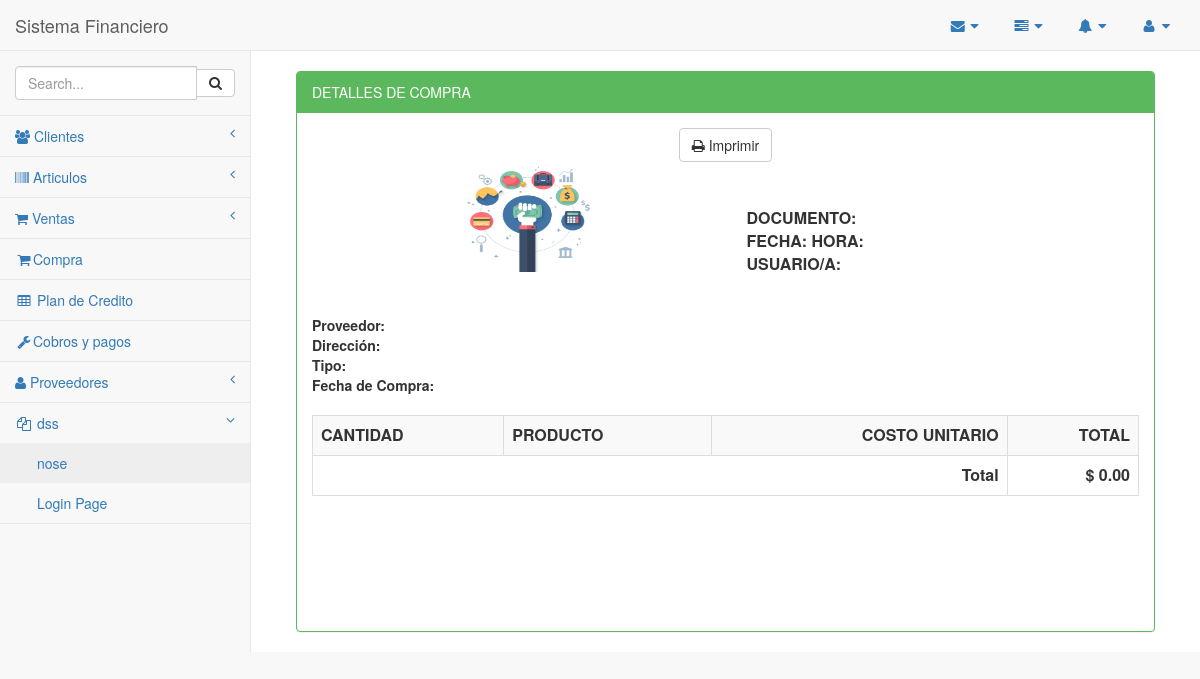
The app's page /compra/pro_contado.php, older data.
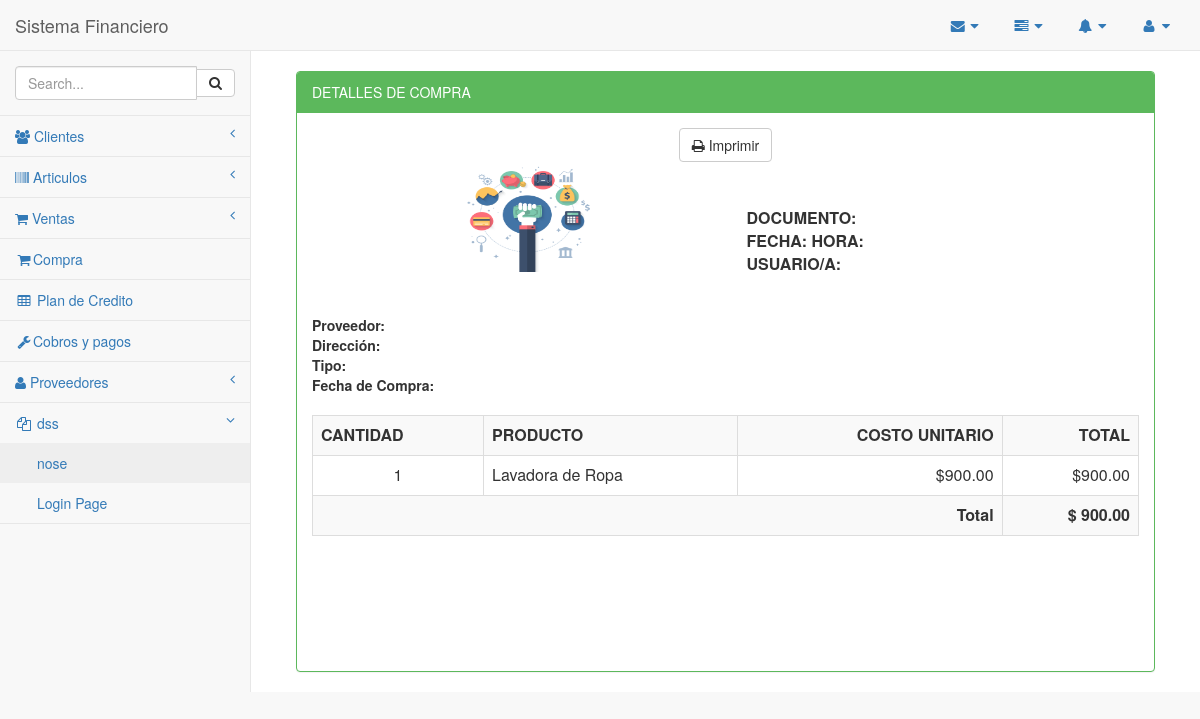
The same page, newer data.
### tables this page shows
CREATE TABLE `compra_tmp` (
  `id` int(10) NOT NULL,
  `id_articulo` int(10) DEFAULT NULL,
  `cant` int(10) DEFAULT NULL
);

CREATE TABLE `articulos` (
  `idarticulos` int(11) NOT NULL,
  `codigo` varchar(45) DEFAULT NULL,
  `nombre` varchar(45) DEFAULT NULL,
  `cantidad` int(11) DEFAULT NULL,
  `valor` float DEFAULT NULL,
  `marca` varchar(45) DEFAULT NULL,
  `estado` varchar(45) DEFAULT NULL,
  `unidad` int(11) DEFAULT NULL,
  `idproveedor` int(10) DEFAULT NULL,
  `idcategoria` int(10) DEFAULT NULL
);

### funciones.php (called while the page is built, shortened)
<?php
function formato($valor){
		return number_format($valor,2,".",",");
	}
        ?>

### compra/pro_contado.php (the view, shortened to what this page needs)
<?php
include_once '../conexion/php_conexion.php';
include_once '../funciones.php';
 include_once '../Plantilla/encabezado.php';
  include_once '../Plantilla/menuLateral.php';
        $pa=mysqli_query($conexion,"SELECT MAX(factura)as maximo FROM factura");
        if($row=mysqli_fetch_array($pa)){
            if($row['maximo']==NULL){
                $factura='10011011';
            }else{
                $factura=$row['maximo']+1;
            }
        }
?>
        <div id="page-wrapper">
            <div class="container-fluid">
            <div class="row">
                <div class="col-md-12">
                    <br/>
                  <div class="panel panel-green">
                        <div class="panel-heading">
                             DETALLES DE COMPRA
                        </div>
                        <div class="table-responsive">
                        <div class="panel-body">
                        <center><button onclick="imprimir();" class="btn btn-default"><i class=" fa fa-print "></i> Imprimir</button></center>
                        <div id="imprimeme">
                        <table width="100%">
                            <tr>
                                <td>
                                    <center>
                                        <img src="../Imagenes/finanzas.png" width="130" height="110"><br>
                                    <strong><?php  ?></strong><br>
                                    </center>
                                </td>
                                <td><br>
                                    <strong>DOCUMENTO: </strong><?php  ?><br>
                                    <strong>FECHA: </strong><?php  ?>
                                    <strong>HORA: </strong><?php  ?><br>
                                    <strong>USUARIO/A: </strong><?php  ?>
                                </td>
                            </tr>
                        </table><br>
                            <strong>Proveedor: </strong><?php  ?><br>
                            <strong>Dirección: </strong><?php  ?><br>
                            <strong>Tipo: </strong><?php  ?><br>
                            <strong>Fecha de Compra: </strong><br><br>
                          <table class="table table-striped table-bordered table-hover" width="100%" rules="all"  border="1">
                                            <tr>
                                                <td><strong>CANTIDAD</strong></td>
                                                <td><strong>PRODUCTO</strong></td>
                                                <td><div align="right"><strong>COSTO UNITARIO</strong></div></td>
                                                <td><div align="right"><strong>TOTAL</strong></div></td>
                                            </tr>
                                            <?php
                                                $neto=0;
                                                $neto_full=0;
                                                $pa=mysqli_query($conexion,"SELECT * FROM compra_tmp, articulos
                                                WHERE  compra_tmp.id_articulo=articulos.idarticulos");
                                                while($row=mysqli_fetch_array($pa)){
                                                    $cantidad=$row['cant'];
                                                    $codigo=$row['id_articulo'];
                                                    $cod=$row['codigo'];
                                                        $new=$row['valor'];
                                                    $importe=$row['cant']*$new;
                                                    $neto=$neto+$importe;
                                                    $importe_dos=$row['cant']*$new;
                                                    $neto_full=$neto_full+$importe_dos;
                                                     mysqli_query($conexion,"INSERT INTO factura (factura,valor,fecha) VALUE ('$factura','$neto','$fecha')");
                                                    $consultaAr=mysqli_query($conexion,"SELECT * FROM articulos WHERE idarticulos=".$row['id_articulo']."");
                                                    while($row=mysqli_fetch_array($consultaAr)){
                                                    $p_nombre=$row['nombre'];
                                                    }
                                                    $detalle_sql="INSERT INTO detalle_compra (factura,articulo,codigo, cantidad, valor, importe, tipo, fecha)
                                                                                  VALUES ('$factura','$codigo','$cod','$cantidad','$new','$importe_dos','COMPRA', '$fecha')";
                                                    mysqli_query($conexion,$detalle_sql);
                                                    $pwa=mysqli_query($conexion,"SELECT stock FROM inventario WHERE id_articulos='$codigo'");
                                                    if($roww=mysqli_fetch_array($pwa)){
                                                        $new_cant=$roww['stock']+$cantidad;
                                                        mysqli_query($conexion,"UPDATE inventario SET stock='$new_cant' WHERE id_articulos='$codigo'");
                                                    }
                                                    $detalle_sql="INSERT INTO kardex (factura, tipo, id_articulos, cantidad, costok, importe, stockk, fecha)
                                                                          VALUES ('$factura','COMPRA','$codigo','$cantidad','$new','$importe_dos','$new_cant','$fecha')";
                                                    mysqli_query($conexion,$detalle_sql);
                                            ?>
                                            <tr>
                                                <td align="center"><?php echo $cantidad; ?></td>
                                                <td><?php echo $p_nombre;  ?></td>
                                                <td><div align="right">$<?php echo formato($new); ?></div></td>
                                                <td><div align="right">$<?php echo formato($importe_dos); ?></div></td>
                                            </tr>
                                            <?php } ?>
                                            <tr>
                                              <td colspan="3"><div align="right"><strong>Total</strong></div></td>
                                              <td><div align="right"><strong>$ <?php echo formato($neto_full); ?></strong></div></td>
                                            </tr>
                                        </table>
                                        <div class="col-md-12">
                                         <br>
                                        <center>
                                            <?php  ?><br>
                                            <?php  ?><br>
                                            <?php  ?><br>
                                            <?php  ?><br>
                                        </center>
                 </div>
                        </div>
                    </div>
                    </div>
                </div>
            </div>
            </div>
        </div>
<?php
include_once '../Plantilla/inferior.php';
?>

### Plantilla/encabezado.php (shortened to what this page needs)
    <link href="../vendor/bootstrap/css/bootstrap.min.css" rel="stylesheet">
    <link href="../vendor/metisMenu/metisMenu.min.css" rel="stylesheet">
    <link href="../dist/css/sb-admin-2.css" rel="stylesheet">
    <link href="../vendor/font-awesome/css/font-awesome.min.css" rel="stylesheet" type="text/css">
<body>
    <div id="wrapper">
        <nav class="navbar navbar-default navbar-static-top" role="navigation" style="margin-bottom: 0">
            <div class="navbar-header">
                <a class="navbar-brand" href="../Inicio/index.php">Sistema Financiero</a>
            </div>
            <ul class="nav navbar-top-links navbar-right">
                <li class="dropdown">
                    <a class="dropdown-toggle" data-toggle="dropdown" href="#">
                        <i class="fa fa-envelope fa-fw"></i> <i class="fa fa-caret-down"></i>
                    </a>
                </li>
                <li class="dropdown">
                    <a class="dropdown-toggle" data-toggle="dropdown" href="#">
                        <i class="fa fa-tasks fa-fw"></i> <i class="fa fa-caret-down"></i>
                    </a>
                </li>
                <li class="dropdown">
                    <a class="dropdown-toggle" data-toggle="dropdown" href="#">
                        <i class="fa fa-bell fa-fw"></i> <i class="fa fa-caret-down"></i>
                    </a>
                </li>
                <li class="dropdown">
                    <a class="dropdown-toggle" data-toggle="dropdown" href="#">
                        <i class="fa fa-user fa-fw"></i> <i class="fa fa-caret-down"></i>
                    </a>
                </li>
            </ul>

### Plantilla/menuLateral.php (shortened to what this page needs)
<div class="navbar-default sidebar" role="navigation">
               <div class="sidebar-nav navbar-collapse">
                   <ul class="nav" id="side-menu">
                       <li class="sidebar-search">
                           <div class="input-group custom-search-form">
                               <input type="text" class="form-control" placeholder="Search...">
                               <span class="input-group-btn">
                                   <button class="btn btn-default" type="button">
                                       <i class="fa fa-search"></i>
                                   </button>
                               </span>
                           </div>
                       </li>
                       <li>
                           <a href="#"><i class="fa fa-users"></i> Clientes<span class="fa arrow"></span></a>
                       </li>
                       <li>
                           <a href="#"><i class="fa fa-barcode"></i> Articulos<span class="fa arrow"></span></a>
                       </li>
                       <li>
                           <a href="#"><i class="fa fa-shopping-cart "></i> Ventas<span class="fa arrow"></span></a>
                       </li>
                       <li>
                           <a href="../compra/compra.php"><i class="fa fa-shopping-cart fa-fw"></i>Compra</a>
                       </li>
                       <li>
                           <a href="../Inventario/PlanPago.php"><i class="fa fa-table fa-fw"></i> Plan de Credito</a>
                       </li>
                       <li>
                           <a href="../cxc/cobros.php"><i class="fa fa-wrench fa-fw"></i>Cobros y pagos</a>
                       </li>
                       <li>
                           <a href="#"><i class="fa fa-user"></i> Proveedores<span class="fa arrow"></span></a>
                       </li>
                       <li class="active">
                           <a href="#"><i class="fa fa-files-o fa-fw"></i> dss<span class="fa arrow"></span></a>
                           <ul class="nav nav-second-level">
                               <li>
                                   <a href="">nose</a>
                               </li>
                               <li>
                                   <a href="login.html">Login Page</a>
                               </li>
                           </ul>
                       </li>
                   </ul>
               </div>
           </div>
       </nav>

### Plantilla/inferior.php (shortened to what this page needs)
</div>
    </div>
</body>

Row changes from the older to the newer data that the page shows:
added compra_tmp: cant "1", id_articulo.nombre "Lavadora de Ropa", id_articulo.valor "900.00", cant.valor "900.00"
Text that changed along with them:
formato($neto_full): "0.00" → "900.00"
